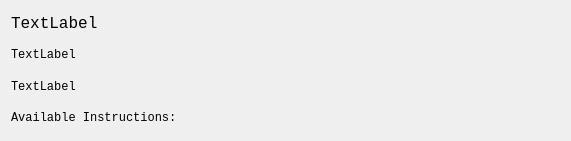
    <widget class="QWidget" name="layoutWidget">
     <property name="geometry">
      <rect>
       <x>20</x>
       <y>420</y>
       <width>571</width>
       <height>141</height>
      </rect>
     </property>
     <layout class="QVBoxLayout" name="verticalLayout_14">
      <item>
       <widget class="QLabel" name="label_info">
        <property name="sizePolicy">
         <sizepolicy hsizetype="Expanding" vsizetype="Preferred">
          <horstretch>0</horstretch>
          <verstretch>0</verstretch>
         </sizepolicy>
        </property>
        <property name="font">
         <font>
          <family>Consolas</family>
          <pointsize>12</pointsize>
         </font>
        </property>
        <property name="text">
         <string>TextLabel</string>
        </property>
       </widget>
      </item>
      <item>
       <widget class="QLabel" name="label_require">
        <property name="sizePolicy">
         <sizepolicy hsizetype="Expanding" vsizetype="Preferred">
          <horstretch>0</horstretch>
          <verstretch>0</verstretch>
         </sizepolicy>
        </property>
        <property name="font">
         <font>
          <family>Consolas</family>
          <pointsize>9</pointsize>
         </font>
        </property>
        <property name="text">
         <string>TextLabel</string>
        </property>
       </widget>
      </item>
      <item>
       <widget class="QLabel" name="label_avspace">
        <property name="sizePolicy">
         <sizepolicy hsizetype="Expanding" vsizetype="Preferred">
          <horstretch>0</horstretch>
          <verstretch>0</verstretch>
         </sizepolicy>
        </property>
        <property name="font">
         <font>
          <family>Consolas</family>
          <pointsize>9</pointsize>
         </font>
        </property>
        <property name="text">
         <string>TextLabel</string>
        </property>
       </widget>
      </item>
      <item>
       <widget class="QLabel" name="label_avinstructions">
        <property name="sizePolicy">
         <sizepolicy hsizetype="Expanding" vsizetype="Preferred">
          <horstretch>0</horstretch>
          <verstretch>0</verstretch>
         </sizepolicy>
        </property>
        <property name="font">
         <font>
          <family>Consolas</family>
          <pointsize>9</pointsize>
         </font>
        </property>
        <property name="text">
         <string>Available Instructions:</string>
        </property>
       </widget>
      </item>
     </layout>
    </widget>
